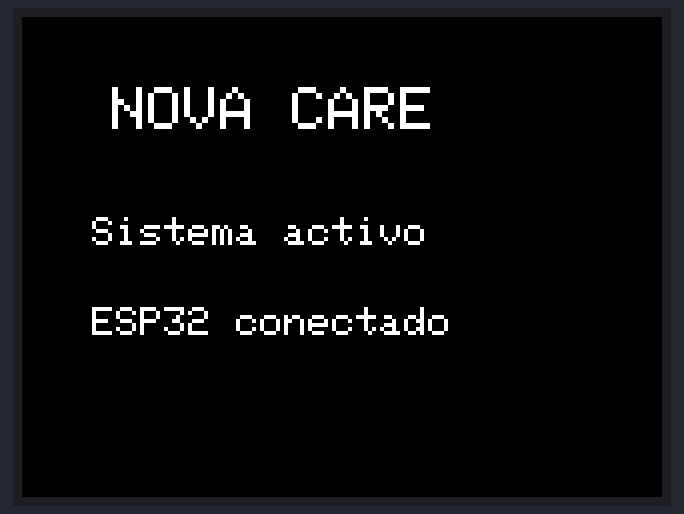
Bench run of a sketch on a simulated ESP32. On the bench: 320×240 colour display.

Above: at 0.3 s.

The sketch:

PantallaTest.ino
```cpp
//Pantalla
#include <SPI.h>
#include <Adafruit_GFX.h>
#include <Adafruit_ILI9341.h>

#define TFT_CS   5
#define TFT_DC   2
#define TFT_RST  4

Adafruit_ILI9341 tft(TFT_CS, TFT_DC, TFT_RST);

void setup() {
  SPI.begin(18, 19, 23, 5);

  tft.begin();
  tft.setRotation(1);

  tft.fillScreen(ILI9341_BLACK);

  tft.setTextColor(ILI9341_WHITE);
  tft.setTextSize(3);
  tft.setCursor(45, 35);
  tft.println("NOVA CARE");

  tft.setTextSize(2);
  tft.setCursor(35, 100);
  tft.println("Sistema activo");

  tft.setCursor(35, 145);
  tft.println("ESP32 conectado");

  delay(2000);

  tft.fillScreen(ILI9341_BLUE);
  delay(1000);

  tft.fillScreen(ILI9341_RED);
  delay(1000);

  tft.fillScreen(ILI9341_GREEN);
  delay(1000);

  tft.fillScreen(ILI9341_BLACK);

  tft.setCursor(40, 100);
  tft.setTextColor(ILI9341_GREEN);
  tft.println("PRUEBA OK");
}

void loop() {
}
```
